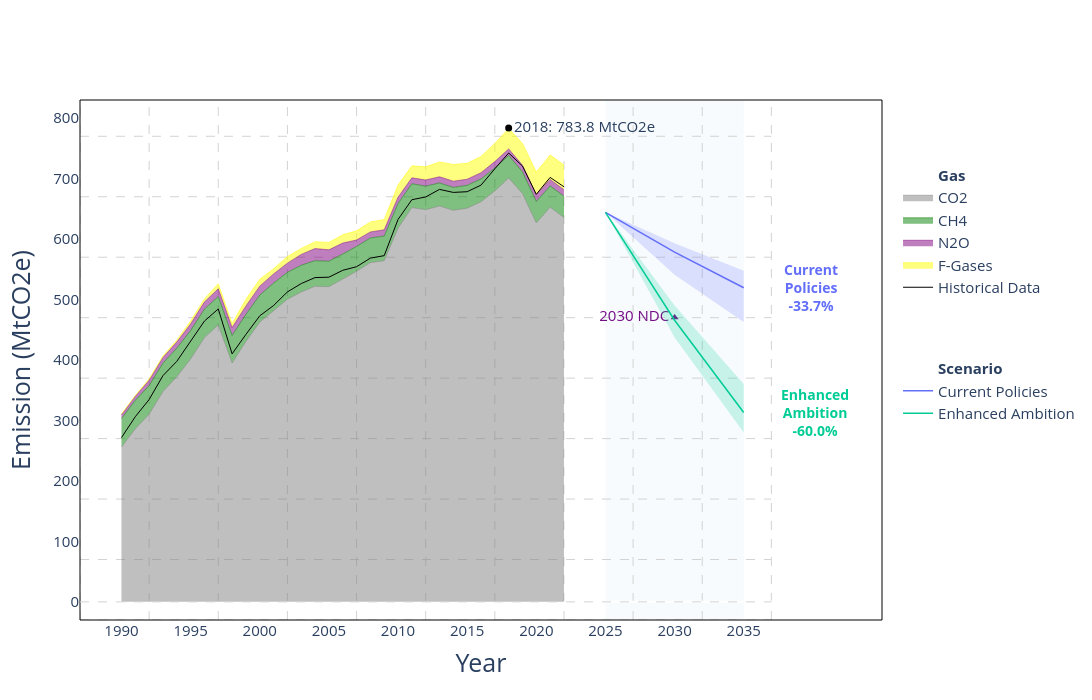

Here is the notebook cell this chart was saved with:
### Code cell
# ============================
# Figure 1: Total emissions with bands & annotations
# ============================
fig = go.Figure()
add_gas_stack(fig, dfHistGas)

# NDC marker (60% of 2018 at 2030)
fig.add_trace(go.Scatter(
    x=[2030], y=[EMISS_2018 * 0.6],
    mode='markers+text',
    marker=dict(color='#750D86', size=7, symbol='triangle-up'),
    text='2030 NDC', textposition="middle left",
    textfont=dict(size=15, color="#750D86"),
    showlegend=False
))
# 2018 reference
fig.add_trace(go.Scatter(
    x=[2018], y=[EMISS_2018],
    mode='markers+text',
    marker=dict(color='black', size=7),
    text=f'2018: {EMISS_2018} MtCO2e',
    textposition='middle right',
    textfont=dict(size=15),
    showlegend=False
))
# Historical net line
fig.add_trace(go.Scatter(
    x=dfHistNet["Year"], y=dfHistNet["NetMt"],
    mode='lines', name='Historical Data',
    line=dict(color='black', width=1)
))

# Scenario lines + bands
add_scenario_lines(fig, dfOut, "Current-Policies-Med", "Enhanced-Ambition-Med", start_year=2025)
add_scenario_bands(fig, dfOut, "Current-Policies-Low", "Current-Policies-High", fillcolor='rgba(99,110,250,0.2)')
add_scenario_bands(fig, dfOut, "Enhanced-Ambition-Low", "Enhanced-Ambition-High", fillcolor='rgba(0,204,150,0.2)')

# Layout & grid
style_axes(fig, x_range=[1987, 2045], y_range=[-30, 830],
            x_ticks=list(range(1990, 2040, 5)),
            y_ticks=list(range(0, 801, 100)))
# highlight 2025–2035
fig.add_vrect(x0=2025, x1=2035, fillcolor="LightBlue", opacity=0.1, layer="below", line_width=0)
# border
fig.add_shape(type="rect", xref="paper", yref="paper",
                x0=0, x1=1, y0=0, y1=1, line=dict(color="black", width=1), layer="above")
# grid
add_grid(fig, 1987, 2037, -30, 830)

# Reduction annotations at 2035
x_center = 2040
fig.add_annotation(x=x_center - 0.15, y=cp_med_2035,
                    text=f"<b>Current<br>Policies<br>-{red_cp:.1f}%</b>",
                    showarrow=False, font=dict(size=14, color="#636EFA"))
fig.add_annotation(x=x_center + 0.15, y=ep_med_2035,
                    text=f"<b>Enhanced<br>Ambition<br>-{red_ep:.1f}%</b>",
                    showarrow=False, font=dict(size=14, color="#00CC96"))

pio.write_image(fig, FIG_TOTAL, width=1200, height=700, scale=2)
fig

### Figure 1 — Plotly figure (JSON) as saved in the notebook; plotly's stock layout.template omitted (floating-point values rounded to 4 significant figures)
{"data": [{"hoverinfo": "skip", "line": {"color": "rgba(0,0,0,0)"}, "mode": "lines", "name": "<br><br><br><b>Gas</b>", "showlegend": true, "type": "scatter", "x": [null], "y": [null]}, {"fill": "tozeroy", "line": {"color": "grey", "width": 0.5}, "mode": "lines", "name": "CO2", "type": "scatter", "x": [1990, 1991, 1992, 1993, 1994, 1995, 1996, 1997, 1998, 1999, 2000, 2001, 2002, 2003, 2004, 2005, 2006, 2007, 2008, 2009, 2010, 2011, 2012, 2013, 2014, 2015, 2016, 2017, 2018, 2019, 2020, 2021, 2022], "y": [256.2, 286.2, 310.4, 347.7, 372.2, 401.7, 437.1, 457.9, 395.0, 430.5, 462.6, 482.3, 500.5, 512.5, 521.9, 521.3, 533.4, 546.7, 561.1, 564.3, 618.0, 652.0, 648.7, 654.7, 647.5, 651.1, 661.8, 679.6, 701.1, 675.2, 626.7, 652.5, 635.8]}, {"fill": "tonexty", "line": {"color": "green", "width": 0.5}, "mode": "lines", "name": "CH4", "type": "scatter", "x": [1990, 1991, 1992, 1993, 1994, 1995, 1996, 1997, 1998, 1999, 2000, 2001, 2002, 2003, 2004, 2005, 2006, 2007, 2008, 2009, 2010, 2011, 2012, 2013, 2014, 2015, 2016, 2017, 2018, 2019, 2020, 2021, 2022], "y": [303.0, 333.3, 357.6, 394.9, 419.5, 448.8, 484.1, 505.0, 440.6, 475.4, 507.3, 527.2, 545.0, 556.8, 564.3, 563.4, 575.3, 587.8, 601.8, 605.0, 658.7, 691.5, 687.5, 692.8, 685.5, 688.9, 699.4, 717.5, 738.2, 711.1, 662.3, 687.8, 671.0]}, {"fill": "tonexty", "line": {"color": "purple", "width": 0.5}, "mode": "lines", "name": "N2O", "type": "scatter", "x": [1990, 1991, 1992, 1993, 1994, 1995, 1996, 1997, 1998, 1999, 2000, 2001, 2002, 2003, 2004, 2005, 2006, 2007, 2008, 2009, 2010, 2011, 2012, 2013, 2014, 2015, 2016, 2017, 2018, 2019, 2020, 2021, 2022], "y": [309.4, 340.1, 366.5, 404.2, 429.6, 459.7, 496.0, 517.8, 453.6, 489.3, 522.1, 542.3, 560.2, 574.6, 584.3, 582.2, 593.3, 598.4, 611.8, 615.3, 669.3, 701.2, 697.7, 703.0, 695.7, 699.0, 709.7, 728.1, 749.1, 722.1, 673.0, 698.6, 681.7]}, {"fill": "tonexty", "line": {"color": "yellow", "width": 0.5}, "mode": "lines", "name": "F-Gases", "type": "scatter", "x": [1990, 1991, 1992, 1993, 1994, 1995, 1996, 1997, 1998, 1999, 2000, 2001, 2002, 2003, 2004, 2005, 2006, 2007, 2008, 2009, 2010, 2011, 2012, 2013, 2014, 2015, 2016, 2017, 2018, 2019, 2020, 2021, 2022], "y": [310.6, 341.2, 368.8, 406.8, 432.8, 464.5, 501.1, 526.1, 460.2, 500.6, 533.5, 550.8, 571.0, 584.5, 595.8, 594.4, 607.0, 613.6, 628.4, 632.3, 689.4, 721.1, 719.4, 727.6, 723.5, 725.3, 736.7, 758.3, 782.9, 758.2, 710.8, 739.2, 722.6]}, {"marker": {"color": "#750D86", "size": 7, "symbol": "triangle-up"}, "mode": "markers+text", "showlegend": false, "text": "2030 NDC", "textfont": {"color": "#750D86", "size": 15}, "textposition": "middle left", "type": "scatter", "x": [2030], "y": [470.3]}, {"marker": {"color": "black", "size": 7}, "mode": "markers+text", "showlegend": false, "text": "2018: 783.8 MtCO2e", "textfont": {"size": 15}, "textposition": "middle right", "type": "scatter", "x": [2018], "y": [783.8]}, {"line": {"color": "black", "width": 1}, "mode": "lines", "name": "Historical Data", "type": "scatter", "x": [1990, 1991, 1992, 1993, 1994, 1995, 1996, 1997, 1998, 1999, 2000, 2001, 2002, 2003, 2004, 2005, 2006, 2007, 2008, 2009, 2010, 2011, 2012, 2013, 2014, 2015, 2016, 2017, 2018, 2019, 2020, 2021, 2022], "y": [271.6, 306.2, 334.6, 374.2, 397.8, 431.2, 464.4, 484.4, 410.2, 442.3, 473.1, 490.1, 512.6, 526.4, 536.3, 536.9, 548.3, 554.3, 568.5, 572.6, 632.4, 665.1, 669.7, 682.1, 677.2, 678.3, 689.2, 716.3, 742.3, 720.7, 674.1, 702.0, 686.5]}, {"hoverinfo": "skip", "line": {"color": "rgba(0,0,0,0)"}, "mode": "lines", "name": "<br><br><br><b>Scenario</b>", "showlegend": true, "type": "scatter", "x": [null], "y": [null]}, {"line": {"color": "#636EFA", "width": 1.5}, "mode": "lines", "name": "Current Policies", "type": "scatter", "x": [2025, 2030, 2035], "y": [644.2, 578.5, 519.5]}, {"line": {"color": "#00CC96", "width": 1.5}, "mode": "lines", "name": "Enhanced Ambition", "type": "scatter", "x": [2025, 2030, 2035], "y": [644.2, 465.8, 313.2]}, {"fill": "toself", "fillcolor": "rgba(99,110,250,0.2)", "hoverinfo": "skip", "line": {"color": "rgba(255,255,255,0)"}, "showlegend": false, "type": "scatter", "x": [1975, 1990, 2005, 2010, 2015, 2020, 2025, 2030, 2035, 2035, 2030, 2025, 2020, 2015, 2010, 2005, 1990, 1975], "y": [53.89, 290.9, 510.0, 612.0, 670.9, 672.7, 644.2, 593.2, 547.7, 463.0, 540.9, 644.2, 672.7, 670.9, 612.0, 510.0, 290.9, 53.89]}, {"fill": "toself", "fillcolor": "rgba(0,204,150,0.2)", "hoverinfo": "skip", "line": {"color": "rgba(255,255,255,0)"}, "showlegend": false, "type": "scatter", "x": [1975, 1990, 2005, 2010, 2015, 2020, 2025, 2030, 2035, 2035, 2030, 2025, 2020, 2015, 2010, 2005, 1990, 1975], "y": [53.89, 290.9, 510.0, 612.0, 670.9, 672.7, 644.2, 490.2, 360.4, 280.0, 437.2, 644.2, 672.7, 670.9, 612.0, 510.0, 290.9, 53.89]}], "layout": {"annotations": [{"font": {"color": "#636EFA", "size": 14}, "showarrow": false, "text": "<b>Current<br>Policies<br>-33.7%</b>", "x": 2040.0, "y": 519.5}, {"font": {"color": "#00CC96", "size": 14}, "showarrow": false, "text": "<b>Enhanced<br>Ambition<br>-60.0%</b>", "x": 2040.0, "y": 313.2}], "height": 700, "legend": {"font": {"size": 15}, "title": {"text": ""}, "traceorder": "normal"}, "plot_bgcolor": "rgba(0,0,0,0)", "shapes": [{"fillcolor": "LightBlue", "layer": "below", "line": {"width": 0}, "opacity": 0.1, "type": "rect", "x0": 2025, "x1": 2035, "xref": "x", "y0": 0, "y1": 1, "yref": "y domain"}, {"layer": "above", "line": {"color": "black", "width": 1}, "type": "rect", "x0": 0, "x1": 1, "xref": "paper", "y0": 0, "y1": 1, "yref": "paper"}, {"layer": "below", "line": {"color": "LightGrey", "dash": "dash", "width": 1}, "type": "line", "x0": 1987, "x1": 1987, "y0": -30, "y1": 830}, {"layer": "below", "line": {"color": "LightGrey", "dash": "dash", "width": 1}, "type": "line", "x0": 1992, "x1": 1992, "y0": -30, "y1": 830}, {"layer": "below", "line": {"color": "LightGrey", "dash": "dash", "width": 1}, "type": "line", "x0": 1997, "x1": 1997, "y0": -30, "y1": 830}, {"layer": "below", "line": {"color": "LightGrey", "dash": "dash", "width": 1}, "type": "line", "x0": 2002, "x1": 2002, "y0": -30, "y1": 830}, {"layer": "below", "line": {"color": "LightGrey", "dash": "dash", "width": 1}, "type": "line", "x0": 2007, "x1": 2007, "y0": -30, "y1": 830}, {"layer": "below", "line": {"color": "LightGrey", "dash": "dash", "width": 1}, "type": "line", "x0": 2012, "x1": 2012, "y0": -30, "y1": 830}, {"layer": "below", "line": {"color": "LightGrey", "dash": "dash", "width": 1}, "type": "line", "x0": 2017, "x1": 2017, "y0": -30, "y1": 830}, {"layer": "below", "line": {"color": "LightGrey", "dash": "dash", "width": 1}, "type": "line", "x0": 2022, "x1": 2022, "y0": -30, "y1": 830}, {"layer": "below", "line": {"color": "LightGrey", "dash": "dash", "width": 1}, "type": "line", "x0": 2027, "x1": 2027, "y0": -30, "y1": 830}, {"layer": "below", "line": {"color": "LightGrey", "dash": "dash", "width": 1}, "type": "line", "x0": 2032, "x1": 2032, "y0": -30, "y1": 830}, {"layer": "below", "line": {"color": "LightGrey", "dash": "dash", "width": 1}, "type": "line", "x0": 2037, "x1": 2037, "y0": -30, "y1": 830}, {"layer": "below", "line": {"color": "LightGrey", "dash": "dash", "width": 1}, "type": "line", "x0": 1987, "x1": 2037, "y0": -30, "y1": -30}, {"layer": "below", "line": {"color": "LightGrey", "dash": "dash", "width": 1}, "type": "line", "x0": 1987, "x1": 2037, "y0": 70, "y1": 70}, {"layer": "below", "line": {"color": "LightGrey", "dash": "dash", "width": 1}, "type": "line", "x0": 1987, "x1": 2037, "y0": 170, "y1": 170}, {"layer": "below", "line": {"color": "LightGrey", "dash": "dash", "width": 1}, "type": "line", "x0": 1987, "x1": 2037, "y0": 270, "y1": 270}, {"layer": "below", "line": {"color": "LightGrey", "dash": "dash", "width": 1}, "type": "line", "x0": 1987, "x1": 2037, "y0": 370, "y1": 370}, {"layer": "below", "line": {"color": "LightGrey", "dash": "dash", "width": 1}, "type": "line", "x0": 1987, "x1": 2037, "y0": 470, "y1": 470}, {"layer": "below", "line": {"color": "LightGrey", "dash": "dash", "width": 1}, "type": "line", "x0": 1987, "x1": 2037, "y0": 570, "y1": 570}, {"layer": "below", "line": {"color": "LightGrey", "dash": "dash", "width": 1}, "type": "line", "x0": 1987, "x1": 2037, "y0": 670, "y1": 670}, {"layer": "below", "line": {"color": "LightGrey", "dash": "dash", "width": 1}, "type": "line", "x0": 1987, "x1": 2037, "y0": 770, "y1": 770}, {"layer": "above", "line": {"color": "LightGrey", "dash": "dash", "width": 1}, "type": "line", "x0": 1987, "x1": 2037, "y0": 0, "y1": 0}], "width": 1200, "xaxis": {"range": [1987, 2045], "showgrid": false, "tickfont": {"size": 15}, "tickvals": [1990, 1995, 2000, 2005, 2010, 2015, 2020, 2025, 2030, 2035], "title": {"font": {"size": 25}, "text": "Year"}}, "yaxis": {"range": [-30, 830], "showgrid": false, "tickfont": {"size": 15}, "tickvals": [0, 100, 200, 300, 400, 500, 600, 700, 800], "title": {"font": {"size": 25}, "text": "Emission (MtCO2e)"}}}}
